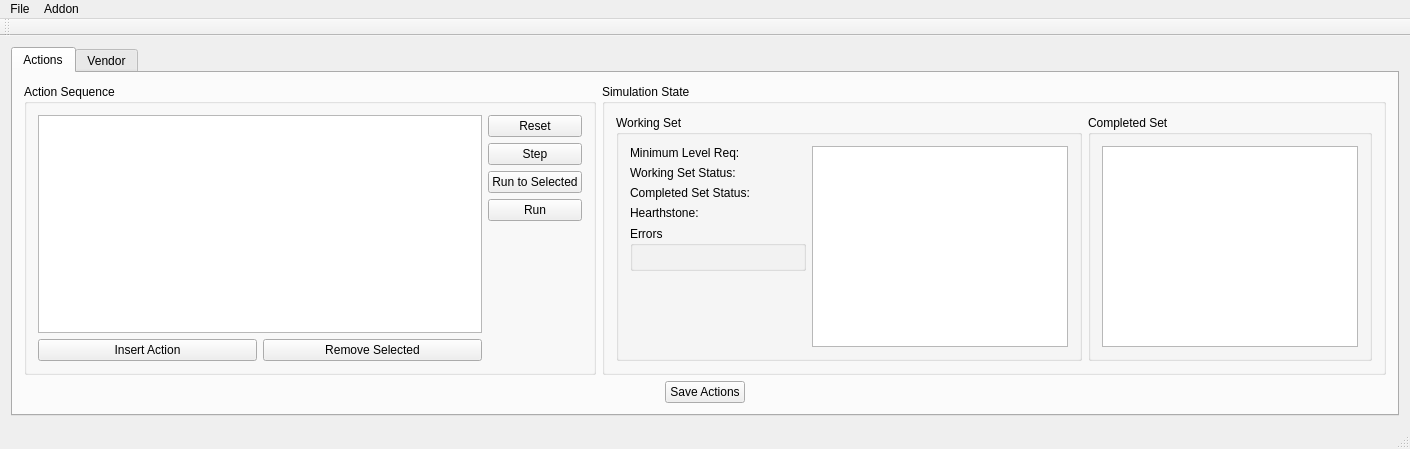
<?xml version="1.0" encoding="UTF-8"?>
<ui version="4.0">
 <class>MainWindow</class>
 <widget class="QMainWindow" name="MainWindow">
  <property name="geometry">
   <rect>
    <x>0</x>
    <y>0</y>
    <width>1394</width>
    <height>449</height>
   </rect>
  </property>
  <property name="windowTitle">
   <string>XP Path</string>
  </property>
  <widget class="QWidget" name="centralWidget">
   <layout class="QVBoxLayout" name="verticalLayout_2">
    <item>
     <widget class="QTabWidget" name="tabWidget">
      <property name="currentIndex">
       <number>0</number>
      </property>
      <widget class="QWidget" name="tab">
       <attribute name="title">
        <string>Actions</string>
       </attribute>
       <layout class="QGridLayout" name="gridLayout">
        <item row="0" column="0">
         <widget class="QGroupBox" name="actionGroupBox">
          <property name="title">
           <string>Action Sequence</string>
          </property>
          <layout class="QHBoxLayout" name="horizontalLayout">
           <item>
            <layout class="QVBoxLayout" name="verticalLayout">
             <item>
              <widget class="QListView" name="actionListView">
               <property name="minimumSize">
                <size>
                 <width>300</width>
                 <height>0</height>
                </size>
               </property>
              </widget>
             </item>
             <item>
              <layout class="QHBoxLayout" name="horizontalLayout_5">
               <item>
                <widget class="QPushButton" name="insertButton">
                 <property name="text">
                  <string>Insert Action</string>
                 </property>
                </widget>
               </item>
               <item>
                <widget class="QPushButton" name="removeButton">
                 <property name="text">
                  <string>Remove Selected</string>
                 </property>
                </widget>
               </item>
              </layout>
             </item>
            </layout>
           </item>
           <item>
            <layout class="QFormLayout" name="formLayout">
             <item row="0" column="0" colspan="2">
              <widget class="QPushButton" name="resetSimButton">
               <property name="text">
                <string>Reset</string>
               </property>
              </widget>
             </item>
             <item row="1" column="0" colspan="2">
              <widget class="QPushButton" name="stepSimButton">
               <property name="text">
                <string>Step</string>
               </property>
              </widget>
             </item>
             <item row="2" column="0" colspan="2">
              <widget class="QPushButton" name="runToSelSimButton">
               <property name="text">
                <string>Run to Selected</string>
               </property>
              </widget>
             </item>
             <item row="3" column="0" colspan="2">
              <widget class="QPushButton" name="runSimButton">
               <property name="text">
                <string>Run</string>
               </property>
              </widget>
             </item>
            </layout>
           </item>
          </layout>
         </widget>
        </item>
        <item row="0" column="1">
         <widget class="QGroupBox" name="simStateGroupBox">
          <property name="title">
           <string>Simulation State</string>
          </property>
          <layout class="QHBoxLayout" name="horizontalLayout_2">
           <item>
            <widget class="QGroupBox" name="workingSetGroupBox">
             <property name="title">
              <string>Working Set</string>
             </property>
             <layout class="QHBoxLayout" name="horizontalLayout_3">
              <item>
               <layout class="QFormLayout" name="simStateFormLayout">
                <item row="0" column="0">
                 <widget class="QLabel" name="minLevelReqLabel">
                  <property name="text">
                   <string>Minimum Level Req:</string>
                  </property>
                 </widget>
                </item>
                <item row="0" column="1">
                 <widget class="QLabel" name="minLevelReqOutputLabel">
                  <property name="minimumSize">
                   <size>
                    <width>50</width>
                    <height>0</height>
                   </size>
                  </property>
                  <property name="text">
                   <string/>
                  </property>
                 </widget>
                </item>
                <item row="1" column="0">
                 <widget class="QLabel" name="workingSetStatusLabel">
                  <property name="text">
                   <string>Working Set Status:</string>
                  </property>
                 </widget>
                </item>
                <item row="1" column="1">
                 <widget class="QLabel" name="workingSetStatusOutputLabel">
                  <property name="text">
                   <string/>
                  </property>
                 </widget>
                </item>
                <item row="3" column="0">
                 <widget class="QLabel" name="hearthstoneLabel">
                  <property name="text">
                   <string>Hearthstone:</string>
                  </property>
                 </widget>
                </item>
                <item row="3" column="1">
                 <widget class="QLabel" name="hearthstoneOutputLabel">
                  <property name="text">
                   <string/>
                  </property>
                 </widget>
                </item>
                <item row="4" column="0" colspan="2">
                 <widget class="QGroupBox" name="groupBox">
                  <property name="title">
                   <string>Errors</string>
                  </property>
                  <layout class="QFormLayout" name="formLayout_2">
                   <item row="0" column="0">
                    <layout class="QVBoxLayout" name="errorDisplayLayout"/>
                   </item>
                  </layout>
                 </widget>
                </item>
                <item row="2" column="0">
                 <widget class="QLabel" name="label">
                  <property name="text">
                   <string>Completed Set Status:</string>
                  </property>
                 </widget>
                </item>
                <item row="2" column="1">
                 <widget class="QLabel" name="completedSetStatusOutputLabel">
                  <property name="text">
                   <string/>
                  </property>
                 </widget>
                </item>
               </layout>
              </item>
              <item>
               <widget class="QListView" name="workingSetTable">
                <property name="minimumSize">
                 <size>
                  <width>200</width>
                  <height>0</height>
                 </size>
                </property>
               </widget>
              </item>
             </layout>
            </widget>
           </item>
           <item>
            <widget class="QGroupBox" name="completedSetGroupBox">
             <property name="title">
              <string>Completed Set</string>
             </property>
             <layout class="QHBoxLayout" name="horizontalLayout_4">
              <item>
               <widget class="QListView" name="completedSetTable">
                <property name="minimumSize">
                 <size>
                  <width>200</width>
                  <height>0</height>
                 </size>
                </property>
               </widget>
              </item>
             </layout>
            </widget>
           </item>
          </layout>
         </widget>
        </item>
        <item row="2" column="0" colspan="2">
         <layout class="QHBoxLayout" name="horizontalLayout_9">
          <item>
           <spacer name="horizontalSpacer_2">
            <property name="orientation">
             <enum>Qt::Horizontal</enum>
            </property>
            <property name="sizeHint" stdset="0">
             <size>
              <width>40</width>
              <height>20</height>
             </size>
            </property>
           </spacer>
          </item>
          <item>
           <widget class="QPushButton" name="saveActionsButton">
            <property name="text">
             <string>Save Actions</string>
            </property>
           </widget>
          </item>
          <item>
           <spacer name="horizontalSpacer_3">
            <property name="orientation">
             <enum>Qt::Horizontal</enum>
            </property>
            <property name="sizeHint" stdset="0">
             <size>
              <width>40</width>
              <height>20</height>
             </size>
            </property>
           </spacer>
          </item>
         </layout>
        </item>
       </layout>
      </widget>
      <widget class="QWidget" name="tab_2">
       <attribute name="title">
        <string>Vendor</string>
       </attribute>
       <layout class="QHBoxLayout" name="horizontalLayout_6">
        <item>
         <widget class="QGroupBox" name="groupBox_2">
          <property name="title">
           <string>Don't Sell</string>
          </property>
          <layout class="QVBoxLayout" name="verticalLayout_4">
           <item>
            <widget class="QTableView" name="dontSellTableView">
             <property name="minimumSize">
              <size>
               <width>650</width>
               <height>0</height>
              </size>
             </property>
            </widget>
           </item>
           <item>
            <layout class="QHBoxLayout" name="horizontalLayout_7">
             <item>
              <widget class="QPushButton" name="dontSellAddButton">
               <property name="text">
                <string>Add</string>
               </property>
              </widget>
             </item>
             <item>
              <widget class="QPushButton" name="dontSellEditButton">
               <property name="text">
                <string>Edit</string>
               </property>
              </widget>
             </item>
             <item>
              <widget class="QPushButton" name="dontSellRemoveButton">
               <property name="text">
                <string>Remove</string>
               </property>
              </widget>
             </item>
             <item>
              <widget class="QPushButton" name="dontSellSaveButton">
               <property name="text">
                <string>Save</string>
               </property>
              </widget>
             </item>
            </layout>
           </item>
          </layout>
         </widget>
        </item>
        <item>
         <widget class="QGroupBox" name="groupBox_3">
          <property name="title">
           <string>Buy</string>
          </property>
          <layout class="QVBoxLayout" name="verticalLayout_5">
           <item>
            <widget class="QTableView" name="buyTableView">
             <property name="minimumSize">
              <size>
               <width>650</width>
               <height>0</height>
              </size>
             </property>
            </widget>
           </item>
           <item>
            <layout class="QHBoxLayout" name="horizontalLayout_8">
             <item>
              <widget class="QPushButton" name="buyAddButton">
               <property name="text">
                <string>Add</string>
               </property>
              </widget>
             </item>
             <item>
              <widget class="QPushButton" name="buyEditButton">
               <property name="text">
                <string>Edit</string>
               </property>
              </widget>
             </item>
             <item>
              <widget class="QPushButton" name="buyRemoveButton">
               <property name="text">
                <string>Remove</string>
               </property>
              </widget>
             </item>
             <item>
              <widget class="QPushButton" name="buySaveButton">
               <property name="text">
                <string>Save</string>
               </property>
              </widget>
             </item>
            </layout>
           </item>
          </layout>
         </widget>
        </item>
        <item>
         <spacer name="horizontalSpacer">
          <property name="orientation">
           <enum>Qt::Horizontal</enum>
          </property>
          <property name="sizeHint" stdset="0">
           <size>
            <width>40</width>
            <height>20</height>
           </size>
          </property>
         </spacer>
        </item>
       </layout>
      </widget>
     </widget>
    </item>
   </layout>
  </widget>
  <widget class="QMenuBar" name="menuBar">
   <property name="geometry">
    <rect>
     <x>0</x>
     <y>0</y>
     <width>1394</width>
     <height>21</height>
    </rect>
   </property>
   <widget class="QMenu" name="menuFile">
    <property name="title">
     <string>File</string>
    </property>
    <addaction name="actionActions"/>
    <addaction name="separator"/>
    <addaction name="actionBuy_List"/>
    <addaction name="separator"/>
    <addaction name="actionSell_List"/>
   </widget>
   <widget class="QMenu" name="menuAddon">
    <property name="title">
     <string>Addon</string>
    </property>
    <addaction name="actionGenerate_Addon"/>
   </widget>
   <addaction name="menuFile"/>
   <addaction name="menuAddon"/>
  </widget>
  <widget class="QToolBar" name="mainToolBar">
   <attribute name="toolBarArea">
    <enum>TopToolBarArea</enum>
   </attribute>
   <attribute name="toolBarBreak">
    <bool>false</bool>
   </attribute>
  </widget>
  <widget class="QStatusBar" name="statusBar"/>
  <action name="actionActions">
   <property name="text">
    <string>Load Actions</string>
   </property>
  </action>
  <action name="actionBuy_List">
   <property name="text">
    <string>Load Buy List</string>
   </property>
  </action>
  <action name="actionSell_List">
   <property name="text">
    <string>Load Sell List</string>
   </property>
  </action>
  <action name="actionGenerate_Addon">
   <property name="text">
    <string>Generate Addon</string>
   </property>
  </action>
 </widget>
 <layoutdefault spacing="6" margin="11"/>
 <resources/>
 <connections/>
</ui>
